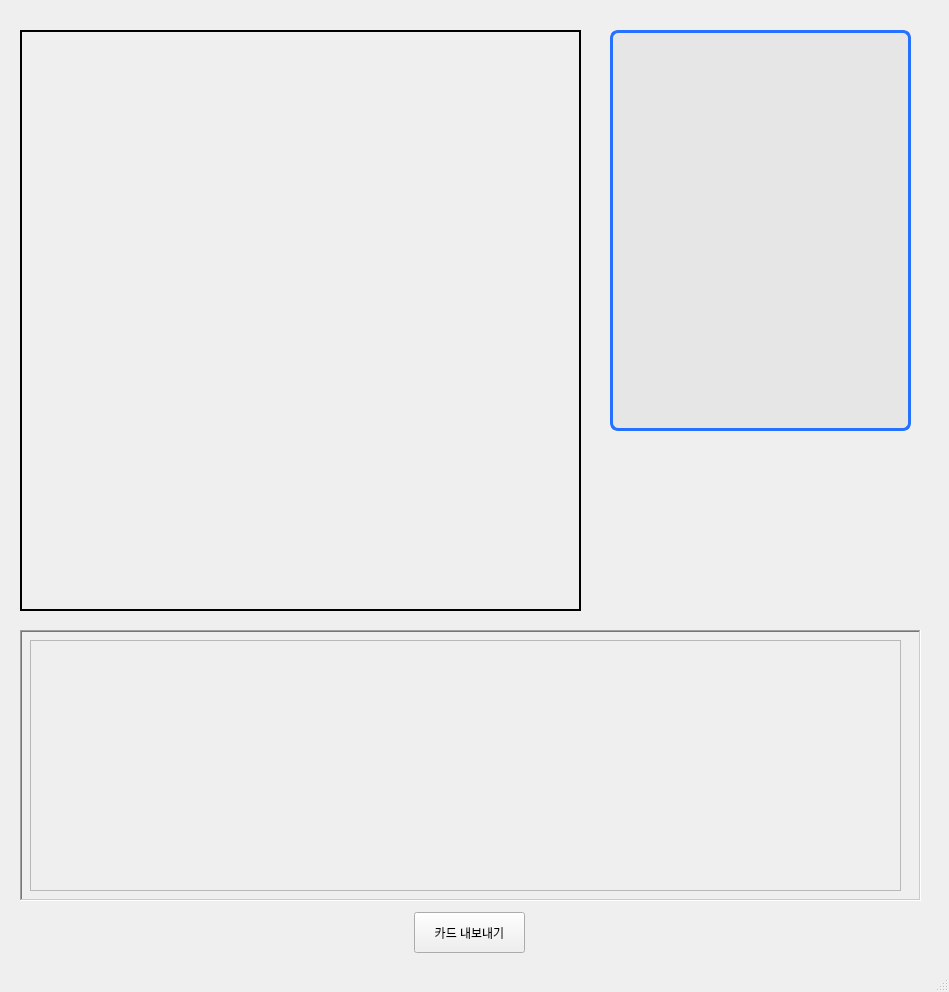
<?xml version="1.0" encoding="UTF-8"?>
<ui version="4.0">
 <class>MainWindow</class>
 <widget class="QMainWindow" name="MainWindow">
  <property name="geometry">
   <rect>
    <x>0</x>
    <y>0</y>
    <width>949</width>
    <height>992</height>
   </rect>
  </property>
  <property name="windowTitle">
   <string>MainWindow</string>
  </property>
  <widget class="QWidget" name="centralwidget">
   <widget class="QFrame" name="frame">
    <property name="geometry">
     <rect>
      <x>20</x>
      <y>30</y>
      <width>561</width>
      <height>581</height>
     </rect>
    </property>
    <property name="frameShape">
     <enum>QFrame::WinPanel</enum>
    </property>
    <property name="frameShadow">
     <enum>QFrame::Plain</enum>
    </property>
    <widget class="QWidget" name="horizontalLayoutWidget">
     <property name="geometry">
      <rect>
       <x>20</x>
       <y>20</y>
       <width>521</width>
       <height>131</height>
      </rect>
     </property>
     <layout class="QHBoxLayout" name="aiBench"/>
    </widget>
    <widget class="QWidget" name="horizontalLayoutWidget_2">
     <property name="geometry">
      <rect>
       <x>20</x>
       <y>430</y>
       <width>521</width>
       <height>141</height>
      </rect>
     </property>
     <layout class="QHBoxLayout" name="playerBench"/>
    </widget>
    <widget class="QLabel" name="Ai_Battle_Monster">
     <property name="geometry">
      <rect>
       <x>370</x>
       <y>168</y>
       <width>169</width>
       <height>241</height>
      </rect>
     </property>
     <property name="text">
      <string/>
     </property>
    </widget>
    <widget class="QLabel" name="Player_Battle_Monster">
     <property name="geometry">
      <rect>
       <x>20</x>
       <y>168</y>
       <width>169</width>
       <height>241</height>
      </rect>
     </property>
     <property name="text">
      <string/>
     </property>
    </widget>
   </widget>
   <widget class="QFrame" name="frame_4">
    <property name="geometry">
     <rect>
      <x>20</x>
      <y>630</y>
      <width>901</width>
      <height>271</height>
     </rect>
    </property>
    <property name="frameShape">
     <enum>QFrame::WinPanel</enum>
    </property>
    <property name="frameShadow">
     <enum>QFrame::Sunken</enum>
    </property>
    <widget class="QScrollArea" name="scroll_area">
     <property name="geometry">
      <rect>
       <x>10</x>
       <y>10</y>
       <width>871</width>
       <height>251</height>
      </rect>
     </property>
     <property name="widgetResizable">
      <bool>true</bool>
     </property>
     <widget class="QWidget" name="scrollAreaWidgetContents_2">
      <property name="geometry">
       <rect>
        <x>0</x>
        <y>0</y>
        <width>869</width>
        <height>249</height>
       </rect>
      </property>
     </widget>
    </widget>
   </widget>
   <widget class="QTextEdit" name="consoleLog">
    <property name="geometry">
     <rect>
      <x>610</x>
      <y>30</y>
      <width>301</width>
      <height>401</height>
     </rect>
    </property>
    <property name="styleSheet">
     <string notr="true">QTextEdit{
    border: 3px solid rgb(38, 114, 255);
    border-radius: 8px;
    background-color: rgb(230, 230, 230);
    padding: 5px;
}</string>
    </property>
   </widget>
   <widget class="QPushButton" name="Export_Button">
    <property name="geometry">
     <rect>
      <x>414</x>
      <y>912</y>
      <width>111</width>
      <height>41</height>
     </rect>
    </property>
    <property name="text">
     <string>카드 내보내기</string>
    </property>
   </widget>
   <widget class="QWidget" name="horizontalLayoutWidget_3">
    <property name="geometry">
     <rect>
      <x>610</x>
      <y>460</y>
      <width>301</width>
      <height>151</height>
     </rect>
    </property>
    <layout class="QHBoxLayout" name="buttonArea"/>
   </widget>
  </widget>
  <widget class="QMenuBar" name="menubar">
   <property name="geometry">
    <rect>
     <x>0</x>
     <y>0</y>
     <width>949</width>
     <height>21</height>
    </rect>
   </property>
  </widget>
  <widget class="QStatusBar" name="statusbar"/>
 </widget>
 <resources/>
 <connections/>
</ui>
